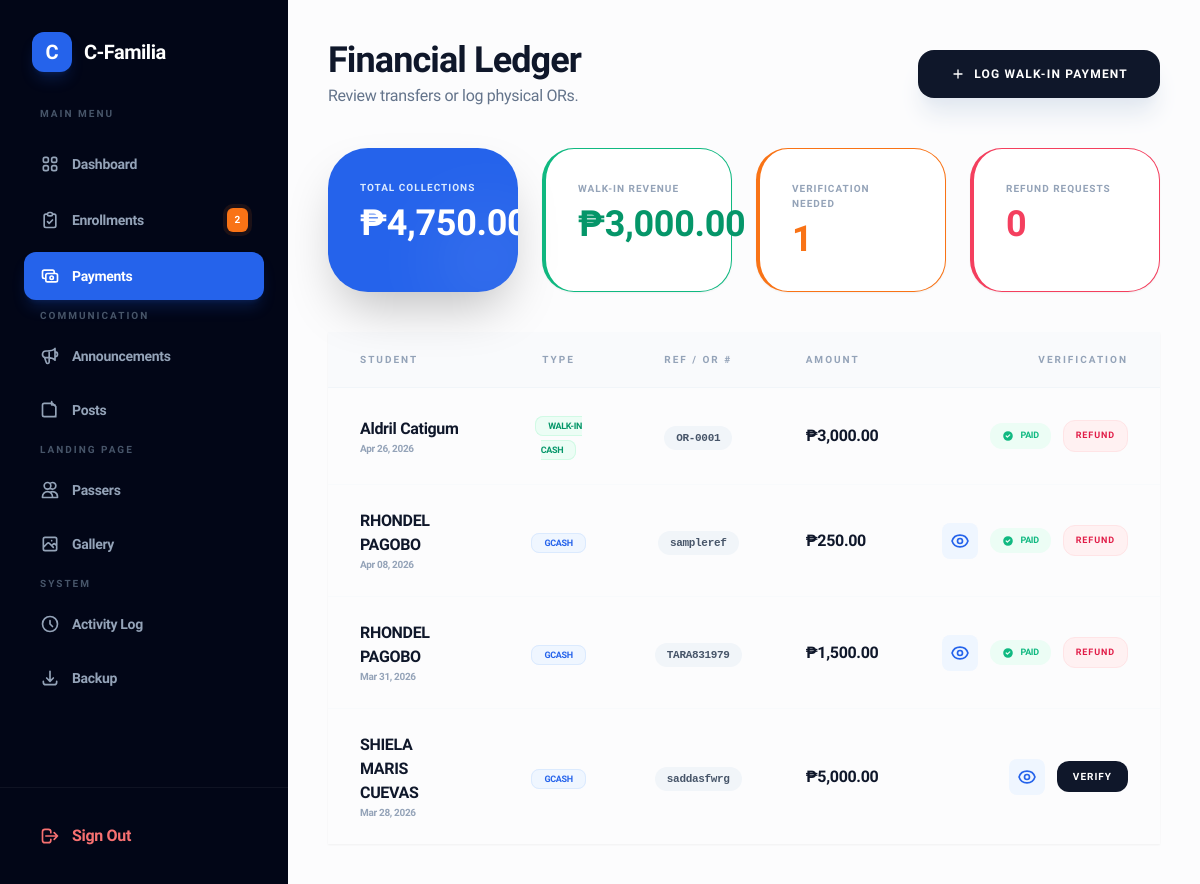
Page /admin_payments.php (signed in) on the committed database.
### tables this page shows
CREATE TABLE `payments` (
  `id` int(11) NOT NULL,
  `user_id` int(11) NOT NULL,
  `amount` decimal(10,2) DEFAULT NULL,
  `payment_method` varchar(50) DEFAULT NULL,
  `status` enum('paid','pending','failed','refunded','refund_requested','cancelled') DEFAULT 'pending',
  `reference_number` varchar(100) DEFAULT NULL,
  `receipt` varchar(255) DEFAULT NULL,
  `payment_date` date DEFAULT NULL,
  `created_at` timestamp NOT NULL DEFAULT current_timestamp(),
  `payment_type` enum('full','installment') DEFAULT 'full'
);

CREATE TABLE `users` (
  `id` int(11) NOT NULL,
  `firstname` varchar(100) NOT NULL,
  `middlename` varchar(100) NOT NULL,
  `lastname` varchar(100) NOT NULL,
  `email` varchar(100) NOT NULL,
  `password` varchar(255) NOT NULL,
  `role` enum('admin','student') DEFAULT 'student',
  `profile_pic` varchar(255) DEFAULT NULL,
  `created_at` timestamp NOT NULL DEFAULT current_timestamp()
);

### admin_payments.php (the view, shortened to what this page needs)
<?php
include 'db.php';
$total_collected = mysqli_fetch_assoc(mysqli_query($conn, "SELECT SUM(amount) as total FROM payments WHERE status = 'paid'"))['total'] ?? 0;
$pending_verification = mysqli_fetch_assoc(mysqli_query($conn, "SELECT COUNT(*) as count FROM payments WHERE status = 'pending'"))['count'] ?? 0;
$walkin_revenue = mysqli_fetch_assoc(mysqli_query($conn, "SELECT SUM(amount) as total FROM payments WHERE payment_method = 'Walk-in Cash' AND status = 'paid'"))['total'] ?? 0;
$refund_requests = mysqli_fetch_assoc(mysqli_query($conn, "SELECT COUNT(*) as count FROM payments WHERE status = 'refund_requested'"))['count'] ?? 0;
?>
<!DOCTYPE html>
<html lang="en">
<head>
    <script src="https://cdn.tailwindcss.com"></script>
</head>
<body class="text-slate-900 antialiased">
    <div class="flex min-h-screen relative">
        <?php include 'aside.php'; ?>
        <main class="flex-1 p-4 md:p-10">
            <div class="max-w-7xl mx-auto">
                <header class="flex flex-col lg:flex-row lg:items-center justify-between gap-6 mb-10">
                    <div class="flex items-center justify-between w-full lg:w-auto">
                        <div>
                            <h2 class="text-3xl md:text-4xl font-[800] text-slate-900 tracking-tight">Financial Ledger</h2>
                            <p class="text-slate-500 font-medium mt-1">Review transfers or log physical ORs.</p>
                        </div>
                    </div>
                    <button onclick="openWalkinModal()" class="w-full lg:w-auto bg-slate-900 hover:bg-blue-600 text-white px-8 py-4 rounded-2xl text-xs font-black uppercase tracking-widest transition-all shadow-xl shadow-slate-200 flex items-center justify-center gap-2">
                        <svg class="w-4 h-4" fill="none" stroke="currentColor" viewBox="0 0 24 24"><path stroke-linecap="round" stroke-linejoin="round" stroke-width="2" d="M12 6v6m0 0v6m0-6h6m-6 0H6"/></svg>
                        Log Walk-in Payment
                    </button>
                </header>
                <div class="grid grid-cols-1 sm:grid-cols-2 lg:grid-cols-4 gap-6 mb-10">
                    <div class="bg-blue-600 p-8 rounded-[2.5rem] text-white shadow-2xl relative overflow-hidden">
                        <p class="text-blue-100 text-[10px] font-black uppercase tracking-widest mb-2">Total Collections</p>
                        <h3 class="text-3xl md:text-4xl font-bold">₱<?= number_format($total_collected, 2) ?></h3>
                        <div class="absolute -right-4 -bottom-4 w-24 h-24 bg-white/10 rounded-full blur-2xl"></div>
                    </div>
                    <div class="bento-card p-8 shadow-sm border-l-4 border-emerald-500">
                        <p class="text-slate-400 text-[10px] font-black uppercase tracking-widest mb-2">Walk-in Revenue</p>
                        <h3 class="text-3xl md:text-4xl font-bold text-emerald-600">₱<?= number_format($walkin_revenue, 2) ?></h3>
                    </div>
                    <div class="bento-card p-8 shadow-sm border-l-4 border-orange-500">
                        <p class="text-slate-400 text-[10px] font-black uppercase tracking-widest mb-2">Verification Needed</p>
                        <h3 class="text-3xl md:text-4xl font-bold text-orange-500"><?= $pending_verification ?></h3>
                    </div>
                    <div class="bento-card p-8 shadow-sm border-l-4 border-rose-500 sm:col-span-2 lg:col-span-1">
                        <p class="text-slate-400 text-[10px] font-black uppercase tracking-widest mb-2">Refund Requests</p>
                        <h3 class="text-3xl md:text-4xl font-bold text-rose-500"><?= $refund_requests ?></h3>
                    </div>
                </div>
                <div class="lg:bento-card overflow-hidden lg:shadow-sm">
                    <div class="overflow-x-auto lg:overflow-visible">
                        <table class="w-full text-left responsive-table">
                            <thead>
                                <tr class="text-[10px] font-black uppercase text-slate-400 tracking-[0.2em] bg-slate-50/50">
                                    <th class="px-8 py-5 border-b border-slate-100">Student</th>
                                    <th class="px-8 py-5 border-b border-slate-100 text-center">Type</th>
                                    <th class="px-8 py-5 border-b border-slate-100 text-center">Ref / OR #</th>
                                    <th class="px-8 py-5 border-b border-slate-100">Amount</th>
                                    <th class="px-8 py-5 border-b border-slate-100 text-right">Verification</th>
                                </tr>
                            </thead>
                            <tbody class="divide-y divide-slate-50">
                                <?php
                                $sql = "SELECT payments.*, users.firstname, users.lastname FROM payments
                                        JOIN users ON payments.user_id = users.id
                                        ORDER BY payments.created_at DESC";
                                $res = mysqli_query($conn, $sql);
                                while($row = mysqli_fetch_assoc($res)):
                                    $isWalkin = ($row['payment_method'] == 'Walk-in Cash');
                                ?>
                                <tr class="hover:bg-slate-50 transition-all">
                                    <td class="px-8 py-6" data-label="Student">
                                        <div class="text-left">
                                            <p class="font-bold text-slate-900"><?= $row['firstname'] ?> <?= $row['lastname'] ?></p>
                                            <p class="text-[10px] text-slate-400 font-bold"><?= date('M d, Y', strtotime($row['created_at'])) ?></p>
                                        </div>
                                    </td>
                                    <td class="px-8 py-6 text-center" data-label="Method">
                                        <span class="px-3 py-1 rounded-lg text-[9px] font-black uppercase <?= $isWalkin ? 'bg-emerald-50 text-emerald-600 border border-emerald-100' : 'bg-blue-50 text-blue-600 border border-blue-100' ?>">
                                            <?= $row['payment_method'] ?>
                                        </span>
                                    </td>
                                    <td class="px-8 py-6 text-center" data-label="Reference">
                                        <span class="font-mono text-[11px] font-bold text-slate-600 bg-slate-100 px-3 py-1.5 rounded-xl">
                                            <?= $row['reference_number'] ?>
                                        </span>
                                    </td>
                                    <td class="px-8 py-6" data-label="Amount">
                                        <p class="font-black text-slate-900">₱<?= number_format($row['amount'], 2) ?></p>
                                    </td>
                                    <td class="px-8 py-6 text-right" data-label="Status">
                                        <div class="flex items-center justify-end gap-3">
                                            <?php if (!$isWalkin && !empty($row['receipt'])): ?>
                                                <a href="uploads/receipts/<?= $row['receipt'] ?>" target="_blank" class="p-2 bg-blue-50 text-blue-600 rounded-lg hover:bg-blue-600 hover:text-white transition-all">
                                                </a>
                                            <?php endif; ?>
                                            <?php if($row['status'] == 'pending'): ?>
                                                <button onclick="confirmVerify(<?= $row['id'] ?>)" class="bg-slate-900 text-white px-4 py-2 rounded-xl text-[10px] font-black uppercase tracking-widest">Verify</button>
                                            <?php elseif($row['status'] == 'paid'): ?>
                                                <div class="flex items-center gap-1.5 text-emerald-500 bg-emerald-50 px-3 py-1.5 rounded-xl">
                                                    <svg class="w-3 h-3" fill="currentColor" viewBox="0 0 20 20"><path fill-rule="evenodd" d="M10 18a8 8 0 100-16 8 8 0 000 16zm3.707-9.293a1 1 0 00-1.414-1.414L9 10.586 7.707 9.293a1 1 0 00-1.414 1.414l2 2a1 1 0 001.414 0l4-4z"/></svg>
                                                    <span class="text-[9px] font-black uppercase">Paid</span>
                                                </div>
                                                <button onclick="confirmRefund(<?= $row['id'] ?>, '<?= htmlspecialchars($row['firstname'] . ' ' . $row['lastname'], ENT_QUOTES) ?>', <?= (float) $row['amount'] ?>)" class="bg-rose-50 text-rose-600 hover:bg-rose-600 hover:text-white border border-rose-100 px-3 py-2 rounded-xl text-[9px] font-black uppercase tracking-widest transition-all">Refund</button>
                                            <?php elseif($row['status'] == 'cancelled'): ?>
                                                <div class="flex items-center gap-1.5 text-slate-400 bg-slate-50 px-3 py-1.5 rounded-xl border border-slate-200">
                                                    <span class="text-[9px] font-black uppercase">Cancelled</span>
                                                </div>
                                            <?php else: ?>
                                                <span class="text-[9px] font-black uppercase text-slate-400 bg-slate-50 px-3 py-1.5 rounded-xl"><?= htmlspecialchars($row['status']) ?></span>
                                            <?php endif; ?>
                                        </div>
                                    </td>
                                </tr>
                                <?php endwhile; ?>
                            </tbody>
                        </table>
                    </div>
                </div>
            </div>
        </main>
    </div>
</body>
</html>

### admin_payments.php (style rules this page uses)
body { font-family: 'Plus Jakarta Sans', sans-serif; letter-spacing: -0.02em; background-color: #fcfcfd; }
.bento-card { background: white; border: 1px solid #f1f5f9; border-radius: 2rem; }

### rows in the picture
payments: user.firstname "Aldril", user.lastname "Catigum", created_at "Apr 26, 2026", payment_method "WALK-IN CASH", reference_number "OR-0001", amount "3,000.00"
payments: user.firstname "RHONDEL", user.lastname "PAGOBO", created_at "Apr 08, 2026", payment_method "GCASH", reference_number "sampleref", amount "250.00"
payments: user.firstname "RHONDEL", user.lastname "PAGOBO", created_at "Mar 31, 2026", payment_method "GCASH", reference_number "TARA831979", amount "1,500.00"
payments: user.firstname "SHIELA MARIS", user.lastname "CUEVAS", created_at "Mar 28, 2026", payment_method "GCASH", reference_number "saddasfwrg", amount "5,000.00"

### other values in the picture
$pending_count "2"
$walkin_revenue "3,000.00"
$pending_verification "1"
$refund_requests "0"
